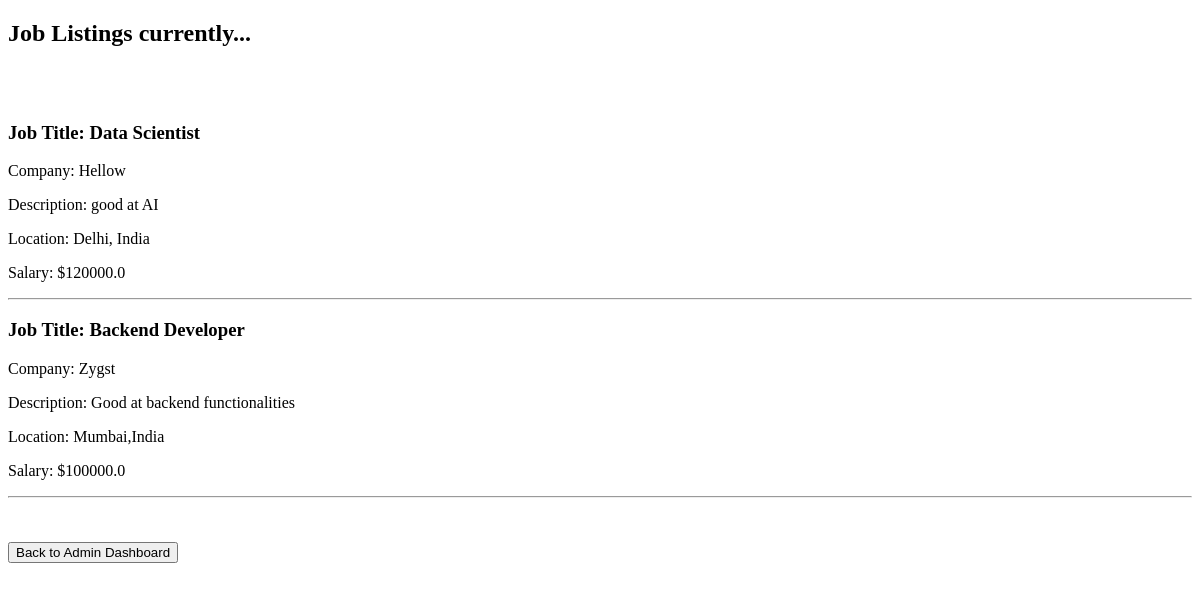
The app's page /joblistings, older data.
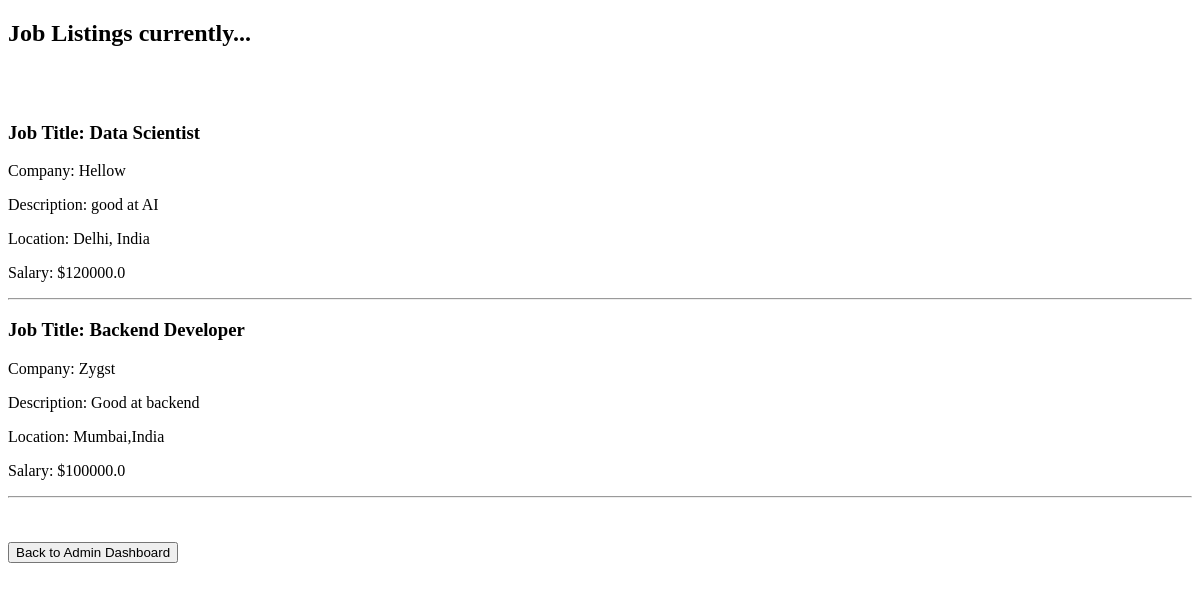
The same page, newer data.
### app.py (models this page shows)
class Job(db.Model):
    job_id = db.Column(db.Integer, primary_key=True)
    job_company = db.Column(db.String(20),nullable = False)
    job_description = db.Column(db.String(100),nullable = True)
    job_title = db.Column(db.String(20),nullable = False)
    job_location = db.Column(db.String(20),nullable = False)
    job_salary = db.Column(db.Float,nullable = False)
    applicants = db.relationship('AppliedJob', back_populates='job')

### app.py (the view)
@app.route('/joblistings')
def joblistings():
    jobs = Job.query.all()
    return render_template('admn_func/joblistings.html', jobs=jobs)

### templates/admn_func/joblistings.html (shortened to what this page needs)
<!DOCTYPE html>
<html lang="en">
<head>
</head>
<body>
    <h2>Job Listings currently...</h2><br><br>
    {% if jobs %}
        {% for job in jobs %}
            <h3>Job Title: {{ job.job_title }}</h3>
            <p>Company: {{ job.job_company }}</p>
            <p>Description: {{ job.job_description }}</p>
            <p>Location: {{ job.job_location }}</p>
            <p>Salary: ${{ job.job_salary }}</p>
            <hr>
        {% endfor %}
    {% else %}
        <p>No job listings available.</p>
    {% endif %}
    <br><br>
    <form action="{{ url_for('admin_dashboard', uname=uname) }}" method="GET">
        <button type="submit">Back to Admin Dashboard</button>
    </form>
</body>
</html>

Row changes from the older to the newer data that the page shows:
changed Job "Backend Developer": job_description "Good at backend functionalities" → "Good at backend"
